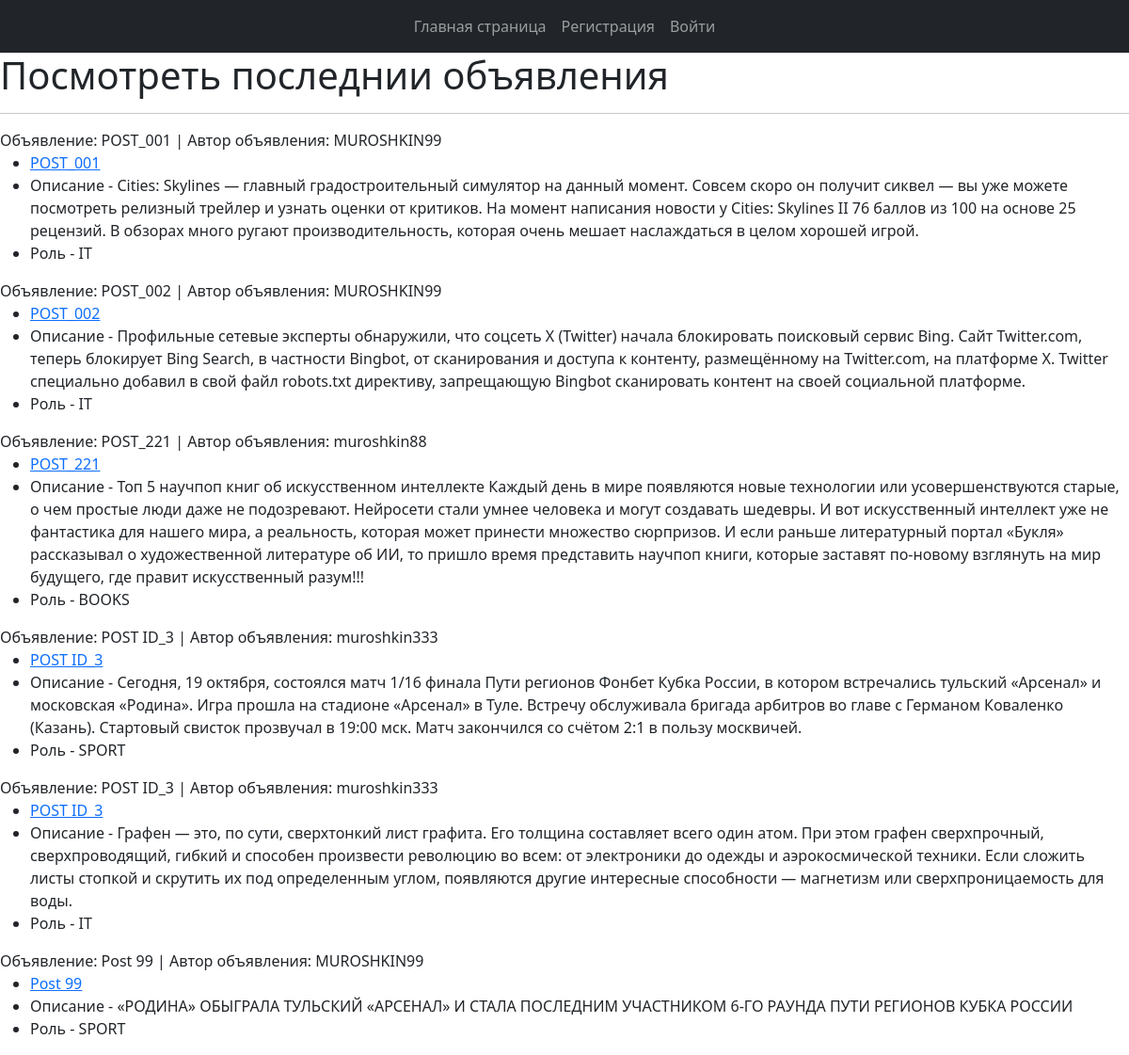
The page / on the database its author committed.
### usersapp/models.py (models this page shows)
class Post(models.Model):
    title = models.CharField(max_length=150)
    author = models.ForeignKey(to=User, on_delete=models.CASCADE)
    category = models.ForeignKey(to=Category, on_delete=models.CASCADE)
    description = models.TextField()
    created = models.DateTimeField(auto_now_add=True)
    updated = models.DateTimeField(auto_now=True)
    file_add = models.FileField(null=True, blank=True, upload_to="add_files")
    def __str__(self) -> str:
        return f"Объявление: {self.title} | Автор объявления: {self.author}"

class User(AbstractUser):
    image = models.ImageField(upload_to="users_images", blank=True, null=True)
    is_verified_email = models.BooleanField(default=False)
    email = models.EmailField(unique=True, blank=False)

class Category(models.Model):
    name = models.CharField(max_length=56, unique=True)
    def __str__(self) -> str:
        return self.name

### usersapp/views.py (the view)
# urls.py: path('', IndexView.as_view(), name='index'),
class IndexView(TemplateView):
    template_name = "usersapp/index.html"
    def get_context_data(self, **kwargs):
        context = super().get_context_data(**kwargs)
        context["posts"] = Post.objects.all()
        context["title"] = "Главная страница"
        return context

### usersapp/templates/usersapp/index.html (shortened to what this page needs)
{% extends 'usersapp/base.html' %}
{% load static %}
{% block content %}
    {% if posts %}
    <h1>Посмотреть последнии объявления</h1>
    <hr>
    {% for post in posts %}
    <div>{{ post }}
        <ul>
            <li><a href="{% url 'usersapp:post' post.id %}">{{ post.title }}</a></li>
            <li>Описание - {{ post.description }}</li>
            <li>Роль - {{ post.category }}</li>
        </ul>
    </div>
    {% endfor %}
    {% else %}
    <h1>Объявлений нет</h1>
    {% endif %}
{% endblock %}

### rows shown on the page
Post: title+author "Объявление: POST_001 | Автор объявления: MUROSHKIN99", title "POST_001", description "Cities: Skylines — главный градостроительный симулятор на данный момент. Совсем скоро он получит сиквел — вы уже можете посмотреть релизный трейлер и узнать оценки от критиков. На момент написания новости у Cities: Skylines II 76 баллов из 100 на основе 25 рецензий. В обзорах много ругают производительность, которая очень мешает наслаждаться в целом хорошей игрой.", category "IT"
Post: title+author "Объявление: POST_002 | Автор объявления: MUROSHKIN99", title "POST_002", description "Профильные сетевые эксперты обнаружили, что соцсеть X (Twitter) начала блокировать поисковый сервис Bing. Сайт Twitter.com, теперь блокирует Bing Search, в частности Bingbot, от сканирования и доступа к контенту, размещённому на Twitter.com, на платформе X. Twitter специально добавил в свой файл robots.txt директиву, запрещающую Bingbot сканировать контент на своей социальной платформе.", category "IT"
Post: title+author "Объявление: POST_221 | Автор объявления: muroshkin88", title "POST_221", description "Топ 5 научпоп книг об искусственном интеллекте Каждый день в мире появляются новые технологии или усовершенствуются старые, о чем простые люди даже не подозревают. Нейросети стали умнее человека и могут создавать шедевры. И вот искусственный интеллект уже не фантастика для нашего мира, а реальность, которая может принести множество сюрпризов. И если раньше литературный портал «Букля» рассказывал о художественной литературе об ИИ, то пришло время представить научпоп книги, которые заставят по-новому взглянуть на мир будущего, где правит искусственный разум!!!", category "BOOKS"
Post: title+author "Объявление: POST ID_3 | Автор объявления: muroshkin333", title "POST ID_3", description "Сегодня, 19 октября, состоялся матч 1/16 финала Пути регионов Фонбет Кубка России, в котором встречались тульский «Арсенал» и московская «Родина». Игра прошла на стадионе «Арсенал» в Туле. Встречу обслуживала бригада арбитров во главе с Германом Коваленко (Казань). Стартовый свисток прозвучал в 19:00 мск. Матч закончился со счётом 2:1 в пользу москвичей.", category "SPORT"
Post: title+author "Объявление: POST ID_3 | Автор объявления: muroshkin333", title "POST ID_3", description "Графен — это, по сути, сверхтонкий лист графита. Его толщина составляет всего один атом. При этом графен сверхпрочный, сверхпроводящий, гибкий и способен произвести революцию во всем: от электроники до одежды и аэрокосмической техники. Если сложить листы стопкой и скрутить их под определенным углом, появляются другие интересные способности — магнетизм или сверхпроницаемость для воды.", category "IT"
Post: title+author "Объявление: Post 99 | Автор объявления: MUROSHKIN99", title "Post 99", description "«РОДИНА» ОБЫГРАЛА ТУЛЬСКИЙ «АРСЕНАЛ» И СТАЛА ПОСЛЕДНИМ УЧАСТНИКОМ 6‑ГО РАУНДА ПУТИ РЕГИОНОВ КУБКА РОССИИ", category "SPORT"
